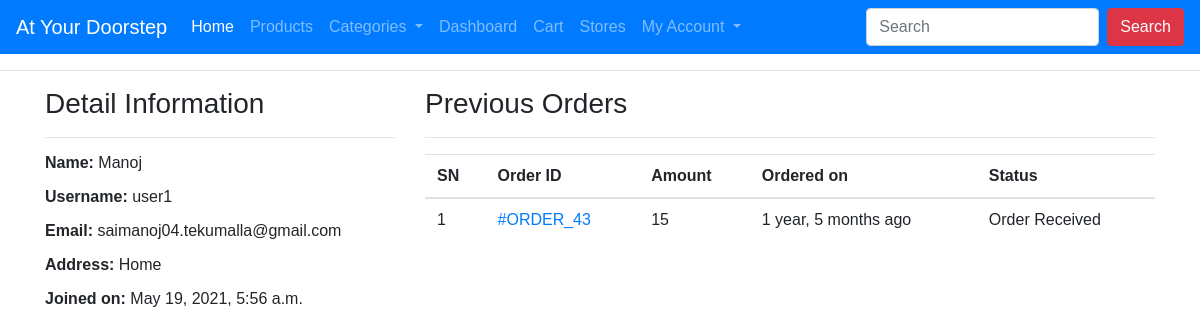
Screenshot of /profile/ (signed in) with the database file from the repository.
### ecomapp/models.py (models this page shows, shortened)
class Customer(models.Model):
    user = models.OneToOneField(User, on_delete=models.CASCADE)
    full_name = models.CharField(max_length=200)
    address = models.CharField(max_length=200, null=True, blank=True)
    work_address = models.CharField(max_length=200, null=True, blank=True)
    joined_on = models.DateTimeField(auto_now_add=True)

class Order(models.Model):
    cart = models.OneToOneField(Cart, on_delete=models.CASCADE)
    ordered_by = models.CharField(max_length=200)
    shipping_address = models.CharField(
        max_length=20, choices=ADDRESS, default="Home Address")
    mobile = models.CharField(max_length=10)
    email = models.EmailField(null=True, blank=True)
    subtotal = models.PositiveIntegerField()
    discount = models.PositiveIntegerField()
    total = models.PositiveIntegerField()
    order_status = models.CharField(max_length=50, choices=ORDER_STATUS)
    created_at = models.DateTimeField(auto_now_add=True)
    payment_method = models.CharField(
        max_length=20, choices=METHOD, default="Cash On Delivery")
    payment_completed = models.BooleanField(
        default=False, null=True, blank=True)

### ecomapp/views.py (the view)
# urls.py: path("profile/", CustomerProfileView.as_view(), name="customerprofile"),
class CustomerProfileView(TemplateView):
    template_name = "customerprofile.html"
    def dispatch(self, request, *args, **kwargs):
        if request.user.is_authenticated and Customer.objects.filter(user=request.user).exists():
            pass
        else:
            return redirect("/login/?next=/profile/")
        return super().dispatch(request, *args, **kwargs)
    def get_context_data(self, **kwargs):
        context = super().get_context_data(**kwargs)
        customer = self.request.user.customer
        context['customer'] = customer
        orders = Order.objects.filter(cart__customer=customer).order_by("-id")
        context["orders"] = orders
        return context

### templates/customerprofile.html (shortened to what this page needs)
{% extends 'base.html' %}
{% block content %}
<div class="container">
    <div class="row">
        <div class="col-md-4">
            <h3>Detail Information</h3><hr>
            <p><span class="font-weight-bold">Name: </span> {{customer.full_name}}</p>
            <p><span class="font-weight-bold">Username: </span> {{customer.user.username}}</p>
            <p><span class="font-weight-bold">Email: </span> {{customer.user.email}}</p>
            <p><span class="font-weight-bold">Address: </span> {{customer.address}}</p>
            <p><span class="font-weight-bold">Joined on: </span> {{customer.joined_on}}</p>
        </div>
        <div class="col-md-8">
            <h3>Previous Orders</h3>
            <hr>
            <table class="table">
                <thead>
                    <tr>
                        <th>SN</th>
                        <th>Order ID</th>
                        <th>Amount</th>
                        <th>Ordered on</th>
                        <th>Status</th>
                    </tr>
                </thead>
                <tbody>
                    {% for ord in orders %}
                    <tr>
                        <td>{{forloop.counter}}</td>
                        <td><a href="{% url 'ecomapp:customerorderdetail' ord.pk %}"> #ORDER_{{ord.id}}</a></td>
                        <td>{{ord.total}}</td>
                        <td>{{ord.created_at|timesince}} ago</td>
                        <td>{{ord.order_status}}</td>
                    </tr>
                    {% endfor %}
                </tbody>
            </table>
        </div>
    </div>
</div>
{% endblock %}

### templates/base.html (style rules this page uses)
* { box-sizing: border-box; }
body { font: 16px Arial; }

### rows the page displays
Customer: full_name "Manoj", user.username "user1", user.email "saimanoj04.tekumalla@gmail.com", address "Home", joined_on "May 19, 2021, 5:56 a.m."
Order: id "43", total "15", created_at "1 year, 5 months", order_status "Order Received"
